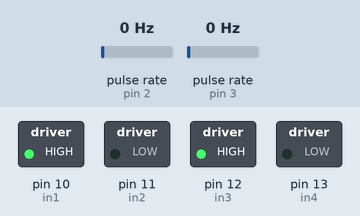
A sketch run on a simulated Arduino Uno, built with avr-gcc and run on an emulated ATmega328P. Shown: switched loads named in the sketch (green lamp = pin HIGH). Wiring (inferred from the names in the program): 2 × pulse sensor: data pin 2 / data pin 3. The inputs (shaded band) are chosen by the test bench; at power-on: pulse rate (sensors on pin 2, pin 3) 0 Hz. What the sketch prints to the serial monitor is not drawn.

Above: at 0.1 s.
Timing chart, 0 to 1.6 s (numbered marks = the images above):
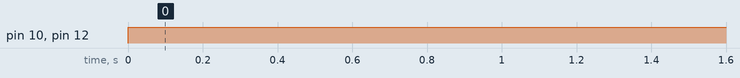

The sketch:

motor_testing.ino
```cpp
//const int in1 = 10;
//const int in2 = 11;
//const int in3 = 12;
//const int in4 = 13;
////const int enA = ;
////const int enB = ;
//
//void setup() {
//  pinMode(in1, INPUT);
//  pinMode(in2, INPUT);
//  pinMode(in3, INPUT);
//  pinMode(in4, INPUT);
//  //pinMode(enA, OUTPUT);
//  //pinMode(enB, OUTPUT):
//}
//
//void loop() {
//  //analogWrite(enA, 150);
//  //analogWrite(enB, 150);
//  digitalWrite(in1, HIGH);
//  digitalWrite(in3, HIGH);
//  digitalWrite(in2, LOW);
//  digitalWrite(in4, LOW);
//
//}

const int in1 = 10;
const int in2 = 11;
const int in3 = 12;
const int in4 = 13;
const int encoderPin1 = 2;
const int encoderPin2 = 3;
volatile int lastEncoded = 0;
volatile long encoderValue = 0;

void setup() {
  pinMode(in1, OUTPUT);
  pinMode(in2, OUTPUT);
  pinMode(in3, OUTPUT);
  pinMode(in4, OUTPUT);
  pinMode(encoderPin1, INPUT_PULLUP);
  pinMode(encoderPin2, INPUT_PULLUP);
  attachInterrupt(digitalPinToInterrupt(encoderPin1), updateEncoder, CHANGE);
  attachInterrupt(digitalPinToInterrupt(encoderPin2), updateEncoder, CHANGE);
  Serial.begin(9600);
}

void loop() {
  digitalWrite(in1, HIGH);
  digitalWrite(in2, LOW);
  digitalWrite(in3, HIGH);
  digitalWrite(in4, LOW);
//  Serial.print("Encoder Value: ");
//  Serial.println(encoderValue);
//  delay(2000);
//  digitalWrite(in1, LOW);
//  digitalWrite(in2, HIGH);
//  digitalWrite(in3, LOW);
//  digitalWrite(in4, HIGH);
//  Serial.print("Encoder Value: ");
//  Serial.println(encoderValue);
//  delay(2000);
  Serial.print("Encoder Value: ");
  Serial.println(encoderValue);

  delay(1000);
}

void updateEncoder() {
  int MSB = digitalRead(encoderPin1);
  int LSB = digitalRead(encoderPin2);
  int encoded = (MSB << 1) | LSB;
  int sum = (lastEncoded << 2) | encoded;

  if (sum == 0b1101 || sum == 0b0100 || sum == 0b0010 || sum == 0b1011)
    encoderValue--;
  if (sum == 0b1110 || sum == 0b0111 || sum == 0b0001 || sum == 0b1000)
    encoderValue++;

  lastEncoded = encoded;
}
```

Measured:
- by itself, pin 10 (in1), pin 12 (in3): LOW → HIGH at 0.00 s
